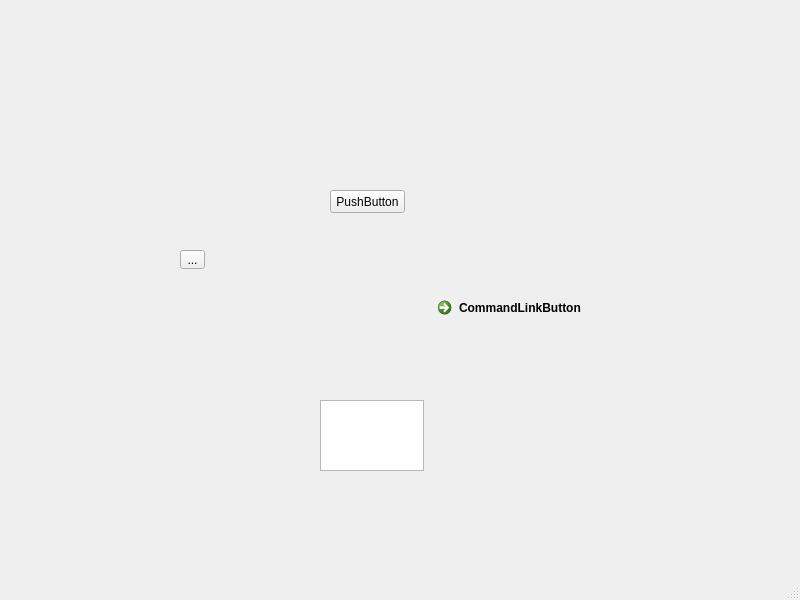
<?xml version="1.0" encoding="UTF-8"?>
<ui version="4.0">
 <class>MainWindow</class>
 <widget class="QMainWindow" name="MainWindow">
  <property name="geometry">
   <rect>
    <x>0</x>
    <y>0</y>
    <width>800</width>
    <height>600</height>
   </rect>
  </property>
  <property name="windowTitle">
   <string>MainWindow</string>
  </property>
  <widget class="QWidget" name="centralwidget">
   <widget class="QPushButton" name="pushButton">
    <property name="geometry">
     <rect>
      <x>330</x>
      <y>190</y>
      <width>75</width>
      <height>23</height>
     </rect>
    </property>
    <property name="text">
     <string>PushButton</string>
    </property>
   </widget>
   <widget class="QPlainTextEdit" name="plainTextEdit">
    <property name="geometry">
     <rect>
      <x>320</x>
      <y>400</y>
      <width>104</width>
      <height>71</height>
     </rect>
    </property>
   </widget>
   <widget class="QToolButton" name="toolButton">
    <property name="geometry">
     <rect>
      <x>180</x>
      <y>250</y>
      <width>25</width>
      <height>19</height>
     </rect>
    </property>
    <property name="text">
     <string>...</string>
    </property>
   </widget>
   <widget class="QCommandLinkButton" name="commandLinkButton">
    <property name="geometry">
     <rect>
      <x>430</x>
      <y>290</y>
      <width>185</width>
      <height>41</height>
     </rect>
    </property>
    <property name="text">
     <string>CommandLinkButton</string>
    </property>
   </widget>
  </widget>
  <widget class="QMenuBar" name="menubar">
   <property name="geometry">
    <rect>
     <x>0</x>
     <y>0</y>
     <width>800</width>
     <height>21</height>
    </rect>
   </property>
  </widget>
  <widget class="QStatusBar" name="statusbar"/>
 </widget>
 <resources/>
 <connections/>
</ui>
